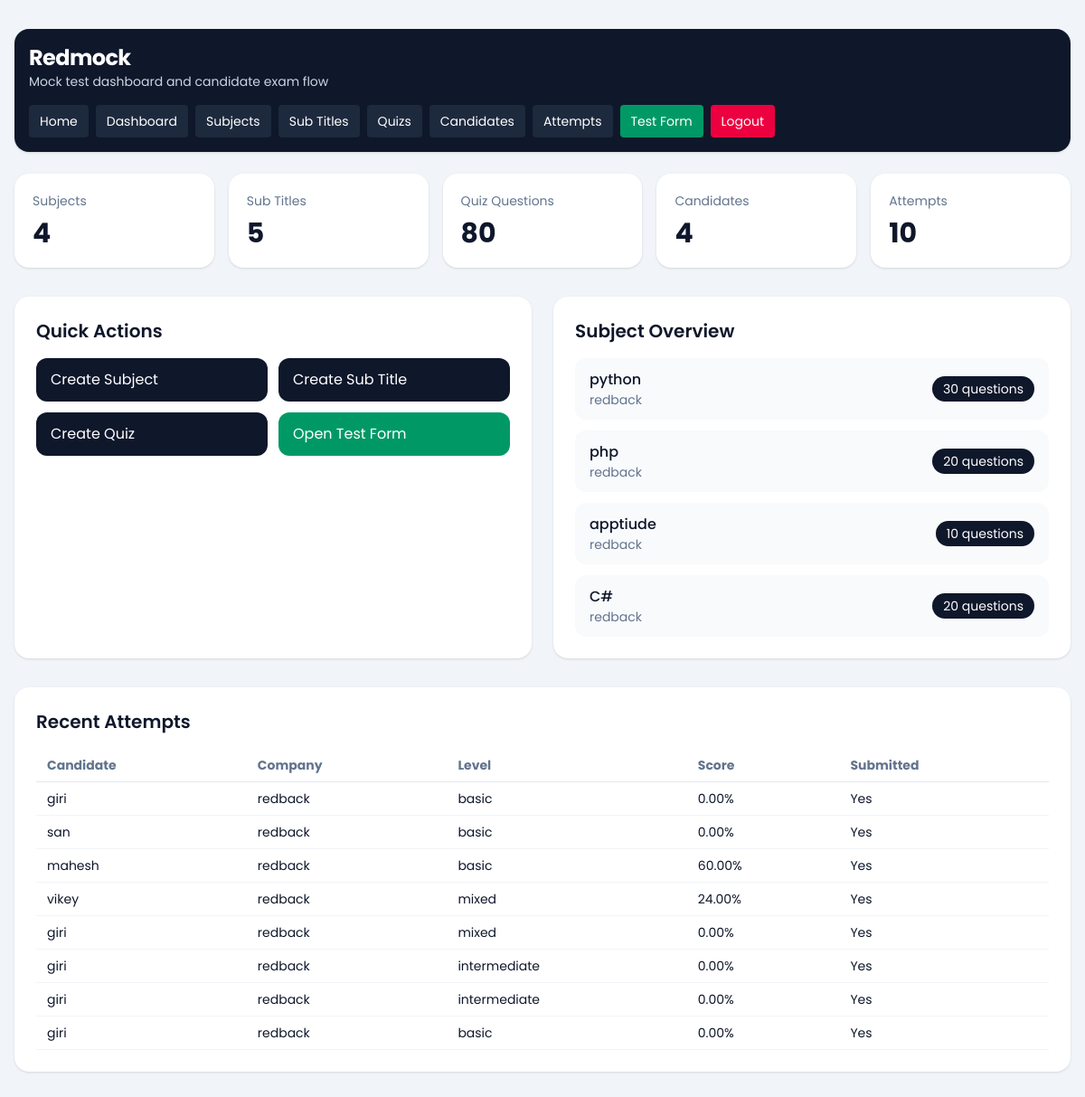
The app's page /dashboard/ (signed in), older data.
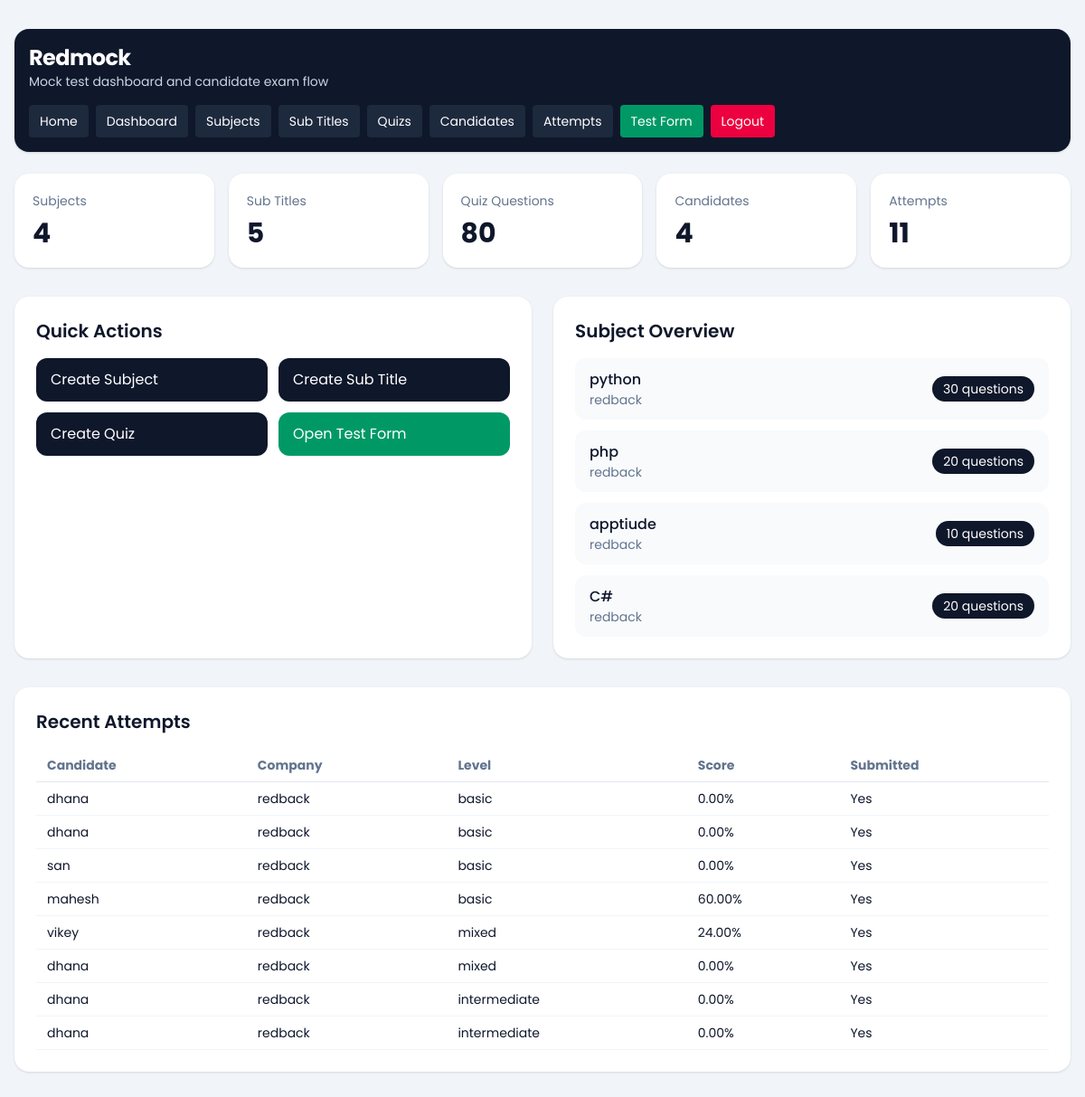
The same page, newer data.
### dashboard/models.py (models this page shows, shortened)
class TestSubject(models.Model):
    company = models.ForeignKey(Company, on_delete=models.CASCADE, related_name='subjects')
    subject = models.CharField(max_length=150)
    created_at = models.DateTimeField(auto_now_add=True)
    class Meta:
        ordering = ['subject']
        unique_together = ('company', 'subject')

class Company(models.Model):
    name = models.CharField(max_length=150)
    image = models.ImageField(upload_to='company/', blank=True, null=True)
    email = models.EmailField(unique=True)
    password = models.CharField(max_length=128)
    is_active = models.BooleanField(default=True)
    created_at = models.DateTimeField(auto_now_add=True)
    updated_at = models.DateTimeField(auto_now=True)
    class Meta:
        ordering = ['name']
        verbose_name_plural = 'Companies'

### quiz/models.py (models this page shows, shortened)
class CandidateTestAttempt(models.Model):
    SESSION_SINGLE = 'single'
    SESSION_MULTI = 'multi'
    SESSION_CHOICES = [
        (SESSION_SINGLE, 'Single'),
        (SESSION_MULTI, 'Multi'),
    ]
    candidate = models.ForeignKey(Candidate, on_delete=models.CASCADE, related_name='attempts')
    company = models.ForeignKey(Company, on_delete=models.CASCADE, related_name='attempts')
    session_type = models.CharField(max_length=10, choices=SESSION_CHOICES)
    level = models.CharField(max_length=20)
    question_count = models.PositiveIntegerField()
    duration_minutes = models.PositiveIntegerField()
    selected_subjects = models.JSONField(default=list, blank=True)
    selected_sub_titles = models.JSONField(default=list, blank=True)
    answers_json = models.JSONField(default=list, blank=True)
    correct_count = models.PositiveIntegerField(default=0)
    wrong_count = models.PositiveIntegerField(default=0)
    percentage = models.DecimalField(max_digits=5, decimal_places=2, default=0)
    started_at = models.DateTimeField(blank=True, null=True)
    submitted_at = models.DateTimeField(blank=True, null=True)
    is_submitted = models.BooleanField(default=False)
    created_at = models.DateTimeField(auto_now_add=True)
    class Meta:
        ordering = ['-created_at']

class Candidate(models.Model):
    name = models.CharField(max_length=150)
    email = models.EmailField()
    designation_tech = models.CharField(max_length=150)
    created_at = models.DateTimeField(auto_now_add=True)
    class Meta:
        ordering = ['name']

### dashboard/views.py (the view)
# urls.py: path('', views.dashboard_home, name='home'),
@company_login_required
def dashboard_home(request):
    company = request.company
    context = {
        'subject_count': TestSubject.objects.filter(company=company).count(),
        'subtitle_count': SubTitle.objects.filter(test_subject__company=company).count(),
        'quiz_count': Quiz.objects.filter(test_subject__company=company).count(),
        'candidate_count': Candidate.objects.filter(attempts__company=company).distinct().count(),
        'attempt_count': CandidateTestAttempt.objects.filter(company=company).count(),
        'subjects': TestSubject.objects.filter(company=company).select_related('company').annotate(
            quiz_total=Count('quizzes')
        )[:6],
        'recent_attempts': CandidateTestAttempt.objects.filter(company=company).select_related(
            'candidate', 'company'
        )[:8],
        'company': company,
    }
    return render(request, 'dashboard/home.html', context)

### dashboard/views.py (called while the page is built)
def get_logged_in_company(request):
    company_id = request.session.get('company_id')
    if not company_id:
        return None
    return Company.objects.filter(id=company_id, is_active=True).first()

def company_login_required(view_func):
    @wraps(view_func)
    def wrapper(request, *args, **kwargs):
        company = get_logged_in_company(request)
        if not company:
            return redirect(f"{reverse('dashboard:login')}?next={request.path}")
        request.company = company
        return view_func(request, *args, **kwargs)
    return wrapper

### templates/dashboard/home.html (shortened to what this page needs)
{% extends "base.html" %}
{% block content %}
{% include 'dashboard/header.html' %}
<section class="grid gap-4 md:grid-cols-5">
    <div class="rounded-2xl bg-white p-5 shadow-sm">
        <p class="text-sm text-slate-500">Subjects</p>
        <p class="mt-2 text-3xl font-bold">{{ subject_count }}</p>
    </div>
    <div class="rounded-2xl bg-white p-5 shadow-sm">
        <p class="text-sm text-slate-500">Sub Titles</p>
        <p class="mt-2 text-3xl font-bold">{{ subtitle_count }}</p>
    </div>
    <div class="rounded-2xl bg-white p-5 shadow-sm">
        <p class="text-sm text-slate-500">Quiz Questions</p>
        <p class="mt-2 text-3xl font-bold">{{ quiz_count }}</p>
    </div>
    <div class="rounded-2xl bg-white p-5 shadow-sm">
        <p class="text-sm text-slate-500">Candidates</p>
        <p class="mt-2 text-3xl font-bold">{{ candidate_count }}</p>
    </div>
    <div class="rounded-2xl bg-white p-5 shadow-sm">
        <p class="text-sm text-slate-500">Attempts</p>
        <p class="mt-2 text-3xl font-bold">{{ attempt_count }}</p>
    </div>
</section>
<section class="mt-8 grid gap-6 lg:grid-cols-2">
    <div class="rounded-2xl bg-white p-6 shadow-sm">
        <div class="mb-4 flex items-center justify-between">
            <h2 class="text-xl font-semibold">Quick Actions</h2>
        </div>
        <div class="grid gap-3 sm:grid-cols-2">
            <a href="{% url 'dashboard:subject_create' %}" class="rounded-xl bg-slate-900 px-4 py-3 text-white">Create Subject</a>
            <a href="{% url 'dashboard:subtitle_create' %}" class="rounded-xl bg-slate-900 px-4 py-3 text-white">Create Sub Title</a>
            <a href="{% url 'dashboard:quiz_create' %}" class="rounded-xl bg-slate-900 px-4 py-3 text-white">Create Quiz</a>
            <a href="{% url 'quiz:start' %}" class="rounded-xl bg-emerald-600 px-4 py-3 text-white">Open Test Form</a>
        </div>
    </div>
    <div class="rounded-2xl bg-white p-6 shadow-sm">
        <h2 class="text-xl font-semibold">Subject Overview</h2>
        <div class="mt-4 space-y-3">
            {% for subject in subjects %}
                <div class="flex items-center justify-between rounded-xl bg-slate-50 px-4 py-3">
                    <div>
                        <p class="font-medium">{{ subject.subject }}</p>
                        <p class="text-sm text-slate-500">{{ subject.company.name }}</p>
                    </div>
                    <span class="rounded-full bg-slate-900 px-3 py-1 text-sm text-white">{{ subject.quiz_total }} questions</span>
                </div>
            {% empty %}
                <p class="text-slate-500">No subjects created yet.</p>
            {% endfor %}
        </div>
    </div>
</section>
<section class="mt-8 rounded-2xl bg-white p-6 shadow-sm">
    <h2 class="text-xl font-semibold">Recent Attempts</h2>
    <div class="mt-4 overflow-x-auto">
        <table class="min-w-full text-left text-sm">
            <thead class="border-b border-slate-200 text-slate-500">
                <tr>
                    <th class="px-3 py-2">Candidate</th>
                    <th class="px-3 py-2">Company</th>
                    <th class="px-3 py-2">Level</th>
                    <th class="px-3 py-2">Score</th>
                    <th class="px-3 py-2">Submitted</th>
                </tr>
            </thead>
            <tbody>
                {% for attempt in recent_attempts %}
                    <tr class="border-b border-slate-100">
                        <td class="px-3 py-2">{{ attempt.candidate.name }}</td>
                        <td class="px-3 py-2">{{ attempt.company.name }}</td>
                        <td class="px-3 py-2">{{ attempt.level }}</td>
                        <td class="px-3 py-2">{{ attempt.percentage }}%</td>
                        <td class="px-3 py-2">{{ attempt.is_submitted|yesno:"Yes,No" }}</td>
                    </tr>
                {% empty %}
                    <tr>
                        <td colspan="5" class="px-3 py-6 text-center text-slate-500">No test attempts yet.</td>
                    </tr>
                {% endfor %}
            </tbody>
        </table>
    </div>
</section>
{% endblock %}

### templates/base.html (shortened to what this page needs)
{% load static %}
<!DOCTYPE html>
<html lang="en">
<head>
    <link rel="stylesheet" href="{% static 'css/tailwind-build.css' %}">
</head>
<body class="min-h-screen bg-slate-100 text-slate-900" style="font-family: 'Poppins', sans-serif;">
    <div class="min-h-screen">
        <main class="mx-auto max-w-7xl px-4 py-8">
            {% block content %}{% endblock %}
        </main>
    </div>
</body>
</html>

### templates/dashboard/header.html
<header class="bg-slate-900 text-white shadow mb-6 rounded-2xl">
    <div class="mx-auto flex max-w-7xl flex-wrap items-center justify-between gap-4 px-4 py-4">
        <div>
            <a href="/" class="text-2xl font-bold tracking-tight">Redmock</a>
            <p class="text-sm text-slate-300">Mock test dashboard and candidate exam flow</p>
        </div>
        <nav class="flex flex-wrap gap-2 text-sm">
            <a href="/" class="rounded bg-slate-800 px-3 py-2 hover:bg-slate-700">Home</a>
            {% if request.session.company_id %}
                <a href="/dashboard/" class="rounded bg-slate-800 px-3 py-2 hover:bg-slate-700">Dashboard</a>
                <a href="/dashboard/subjects/" class="rounded bg-slate-800 px-3 py-2 hover:bg-slate-700">Subjects</a>
                <a href="/dashboard/subtitles/" class="rounded bg-slate-800 px-3 py-2 hover:bg-slate-700">Sub Titles</a>
                <a href="/dashboard/quizzes/" class="rounded bg-slate-800 px-3 py-2 hover:bg-slate-700">Quizs</a>
                <a href="/dashboard/candidates/" class="rounded bg-slate-800 px-3 py-2 hover:bg-slate-700">Candidates</a>
                <a href="/dashboard/attempts/" class="rounded bg-slate-800 px-3 py-2 hover:bg-slate-700">Attempts</a>
                <a href="/quiz/start/" class="rounded bg-emerald-600 px-3 py-2 hover:bg-emerald-500">Test Form</a>
                <a href="/dashboard/logout/" class="rounded bg-rose-600 px-3 py-2 hover:bg-rose-500">Logout</a>
            {% else %}
                <a href="/dashboard/login/" class="rounded bg-slate-800 px-3 py-2 hover:bg-slate-700">Dashboard Login</a>
            {% endif %}
        </nav>
    </div>
</header>

Row changes from the older to the newer data that the page shows:
no longer on this page (row unchanged): CandidateTestAttempt: candidate.name "giri", company.name "redback", level "basic", percentage "0.00", is_submitted "Yes"
added CandidateTestAttempt: candidate.name "dhana", company.name "redback", level "basic", percentage "0.00", is_submitted "Yes"
changed through a linked row, CandidateTestAttempt (number 2 of 8 on the later page): candidate.name "giri" → "dhana"
changed through a linked row, CandidateTestAttempt (number 6 of 8 on the later page): candidate.name "giri" → "dhana"
changed through a linked row, CandidateTestAttempt (number 7 of 8 on the later page): candidate.name "giri" → "dhana"
changed through a linked row, CandidateTestAttempt (number 8 of 8 on the later page): candidate.name "giri" → "dhana"
Text that changed along with them:
{{ attempt_count }}: "10" → "11"
